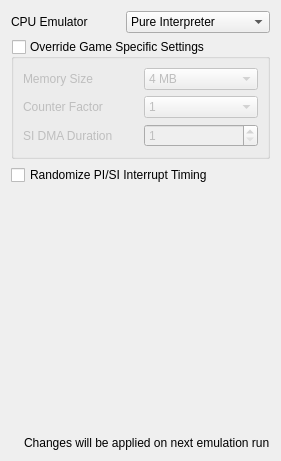
         <widget class="QWidget" name="coreTab">
          <attribute name="title">
           <string>Core</string>
          </attribute>
          <layout class="QVBoxLayout" name="verticalLayout_19">
           <item>
            <layout class="QHBoxLayout" name="horizontalLayout_43">
             <item>
              <widget class="QLabel" name="label_23">
               <property name="text">
                <string>CPU Emulator</string>
               </property>
              </widget>
             </item>
             <item>
              <widget class="QComboBox" name="coreCpuEmulatorComboBox">
               <item>
                <property name="text">
                 <string>Pure Interpreter</string>
                </property>
               </item>
               <item>
                <property name="text">
                 <string>Cached Interpreter</string>
                </property>
               </item>
               <item>
                <property name="text">
                 <string>Dynamic Recompiler</string>
                </property>
               </item>
              </widget>
             </item>
            </layout>
           </item>
           <item>
            <widget class="QGroupBox" name="coreOverrideGameSettingsGroup">
             <property name="enabled">
              <bool>true</bool>
             </property>
             <property name="title">
              <string>Override Game Specific Settings</string>
             </property>
             <property name="checkable">
              <bool>true</bool>
             </property>
             <property name="checked">
              <bool>false</bool>
             </property>
             <layout class="QVBoxLayout" name="verticalLayout_18">
              <item>
               <layout class="QHBoxLayout" name="horizontalLayout_44">
                <item>
                 <widget class="QLabel" name="label_24">
                  <property name="text">
                   <string>Memory Size</string>
                  </property>
                 </widget>
                </item>
                <item>
                 <widget class="QComboBox" name="coreMemorySizeComboBox">
                  <item>
                   <property name="text">
                    <string>4 MB</string>
                   </property>
                  </item>
                  <item>
                   <property name="text">
                    <string>8 MB</string>
                   </property>
                  </item>
                 </widget>
                </item>
               </layout>
              </item>
              <item>
               <layout class="QHBoxLayout" name="horizontalLayout_45">
                <item>
                 <widget class="QLabel" name="label_46">
                  <property name="text">
                   <string>Counter Factor</string>
                  </property>
                 </widget>
                </item>
                <item>
                 <widget class="QComboBox" name="coreCounterFactorComboBox">
                  <item>
                   <property name="text">
                    <string>1</string>
                   </property>
                  </item>
                  <item>
                   <property name="text">
                    <string>2</string>
                   </property>
                  </item>
                  <item>
                   <property name="text">
                    <string>3</string>
                   </property>
                  </item>
                  <item>
                   <property name="text">
                    <string>4</string>
                   </property>
                  </item>
                  <item>
                   <property name="text">
                    <string>5</string>
                   </property>
                  </item>
                  <item>
                   <property name="text">
                    <string>6</string>
                   </property>
                  </item>
                 </widget>
                </item>
               </layout>
              </item>
              <item>
               <layout class="QHBoxLayout" name="horizontalLayout_48">
                <item>
                 <widget class="QLabel" name="label_47">
                  <property name="text">
                   <string>SI DMA Duration</string>
                  </property>
                 </widget>
                </item>
                <item>
                 <widget class="QSpinBox" name="coreSiDmaDurationSpinBox">
                  <property name="minimum">
                   <number>1</number>
                  </property>
                  <property name="maximum">
                   <number>9999999</number>
                  </property>
                  <property name="value">
                   <number>1</number>
                  </property>
                 </widget>
                </item>
               </layout>
              </item>
             </layout>
            </widget>
           </item>
           <item>
            <widget class="QCheckBox" name="coreRandomizeTimingCheckBox">
             <property name="text">
              <string>Randomize PI/SI Interrupt Timing</string>
             </property>
            </widget>
           </item>
           <item>
            <spacer name="verticalSpacer_7">
             <property name="orientation">
              <enum>Qt::Vertical</enum>
             </property>
             <property name="sizeHint" stdset="0">
              <size>
               <width>20</width>
               <height>245</height>
              </size>
             </property>
            </spacer>
           </item>
           <item>
            <layout class="QHBoxLayout" name="emulationInfoLayout_0">
             <item>
              <widget class="QLabel" name="infoIconLabel_0">
               <property name="sizePolicy">
                <sizepolicy hsizetype="Minimum" vsizetype="Preferred">
                 <horstretch>0</horstretch>
                 <verstretch>0</verstretch>
                </sizepolicy>
               </property>
               <property name="text">
                <string/>
               </property>
               <property name="pixmap">
                <pixmap>:/newPrefix/Resource/Info.ico</pixmap>
               </property>
               <property name="wordWrap">
                <bool>false</bool>
               </property>
              </widget>
             </item>
             <item>
              <widget class="QLabel" name="label_49">
               <property name="sizePolicy">
                <sizepolicy hsizetype="Expanding" vsizetype="Minimum">
                 <horstretch>0</horstretch>
                 <verstretch>0</verstretch>
                </sizepolicy>
               </property>
               <property name="midLineWidth">
                <number>1</number>
               </property>
               <property name="text">
                <string>Changes will be applied on next emulation run</string>
               </property>
               <property name="textFormat">
                <enum>Qt::PlainText</enum>
               </property>
              </widget>
             </item>
            </layout>
           </item>
          </layout>
         </widget>
